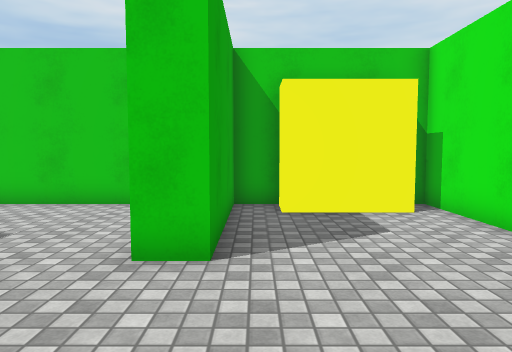
view 1 (above)

24 first-person views from a walk through a 3-D level made in the Unity game engine. The camera is 1.4 m above the floor, tilts 4° down and sees 70° across. The floor is counted in squares, 1 m on a side. Each view is taken from the middle of a square. On the plan, view 1 faces up. The plan holds only what a view shows up to about 16 squares ahead; the rest is blank. The place goes on beyond the plan. Some animated figures are not drawn. Surface patterns are stand-ins for the level's own textures.

view 2
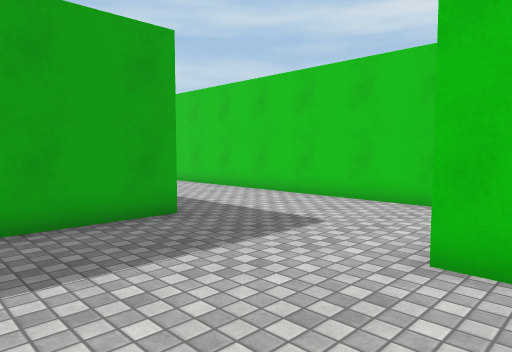

view 3
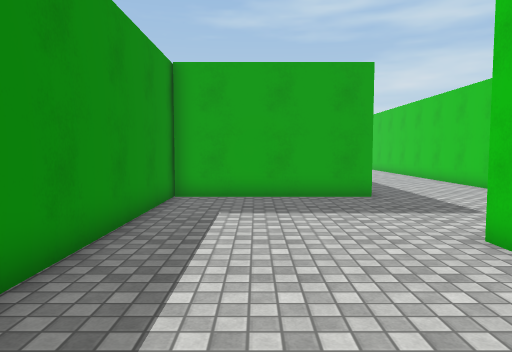

view 4
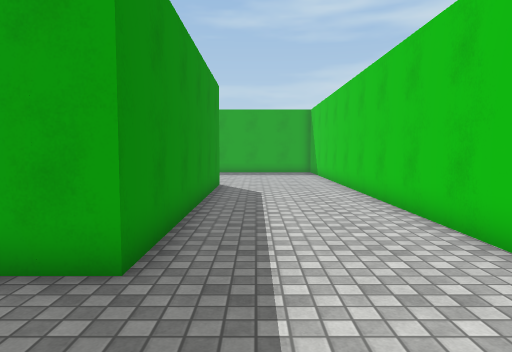

view 5
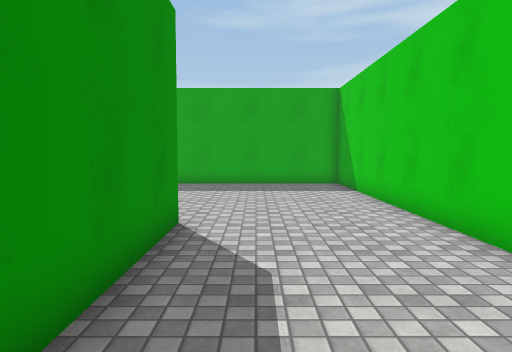

view 6
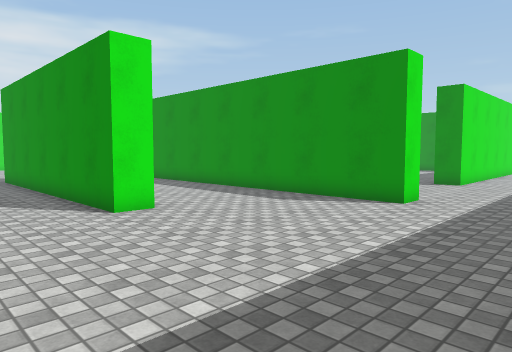

view 7
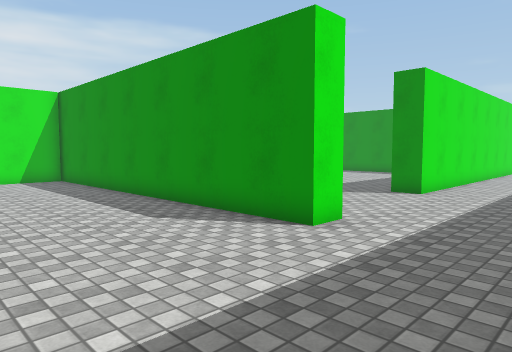

view 8
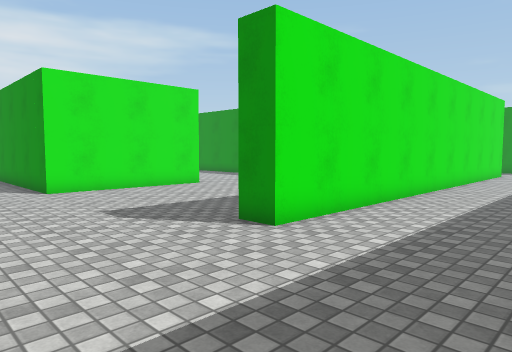

view 9
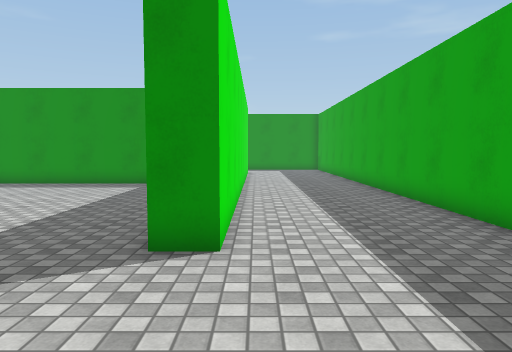

view 10
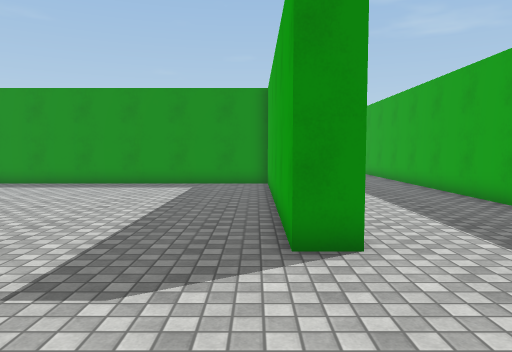

view 11
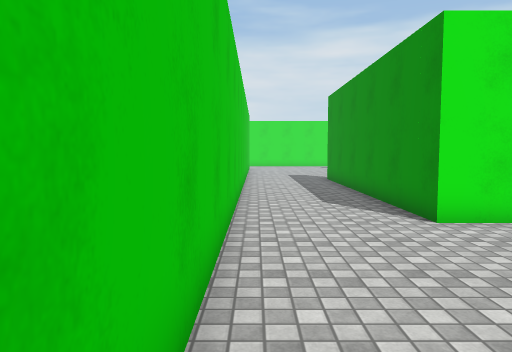

view 12
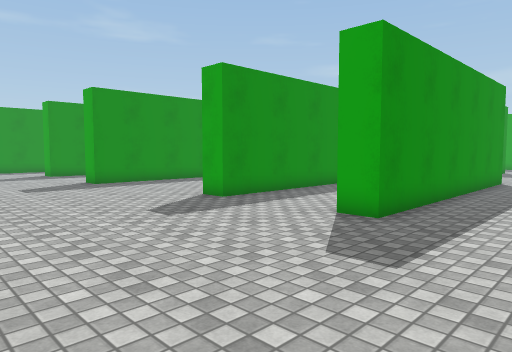

view 13
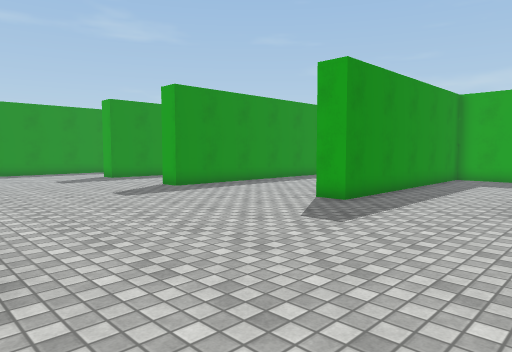

view 14
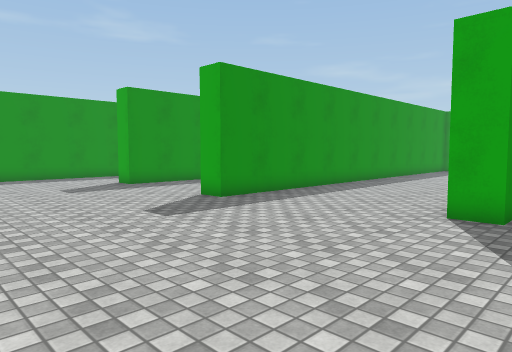

view 15
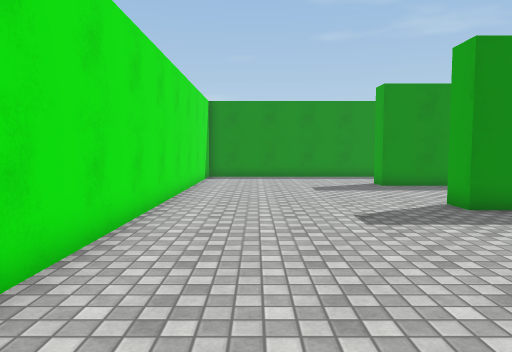

view 16
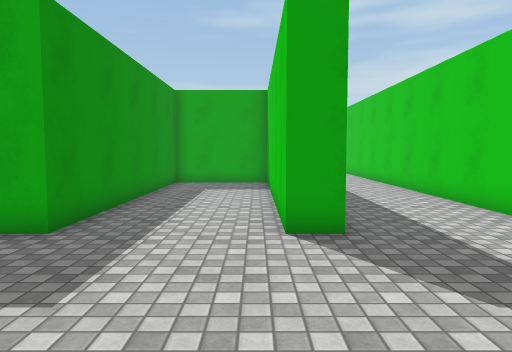

view 17
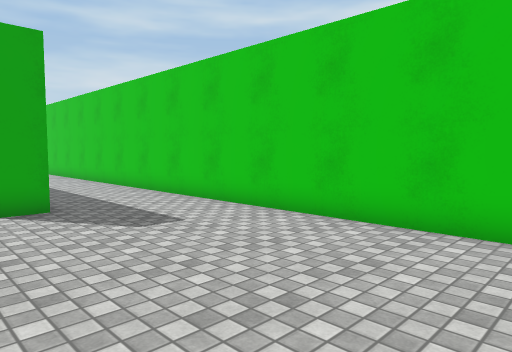

view 18
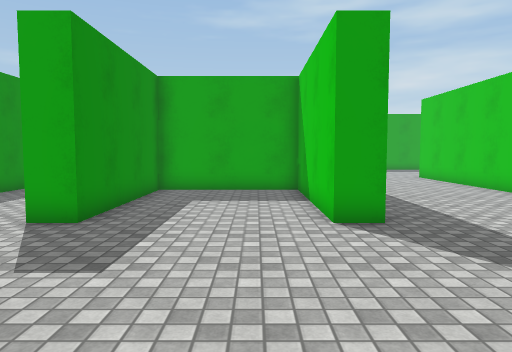

view 19
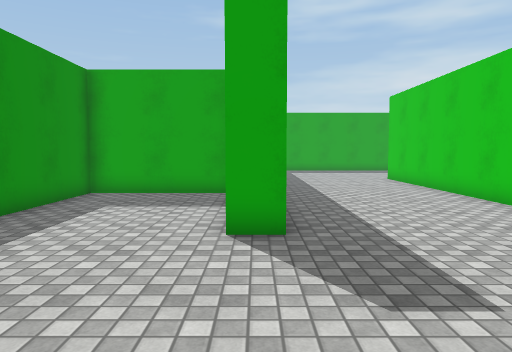

view 20
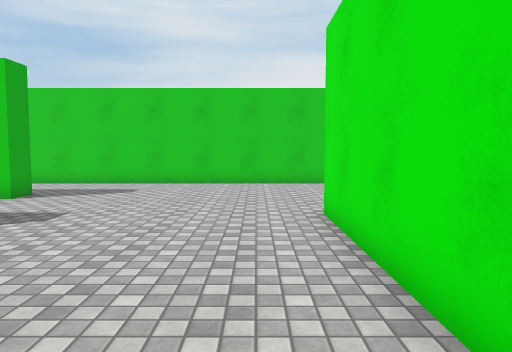

view 21
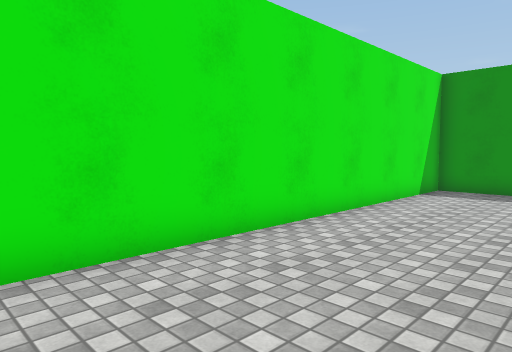

view 22
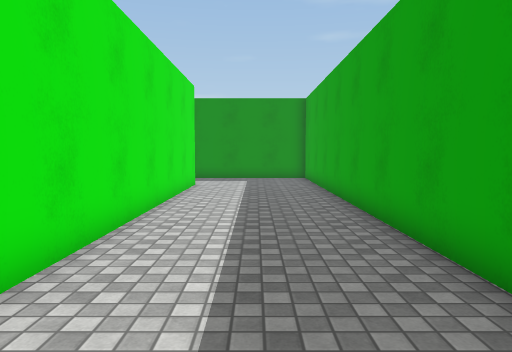

view 23
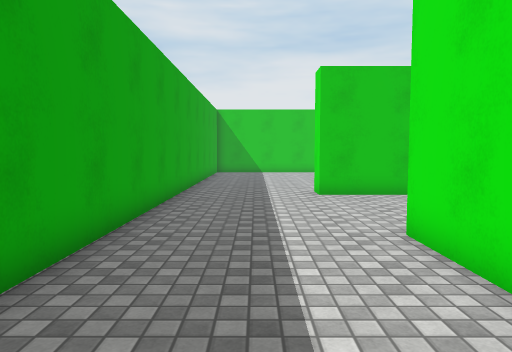

view 24
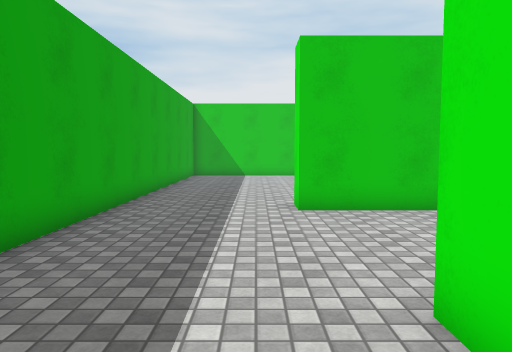

### Floor plan
Points are (right, up) in squares from view 1. A wall is a line through its corners. A room is listed if a view was taken in it or the views show most of it. See-through windows are left out.
Room 1 (views 1, 2, 3, 4, 5, 6, 7, 8, 9, 10, 11, 12, 13, 14, 15, 16, 17, 18, 19, 20, 21, 22, 23, 24)
walls: (-12, -7.4) (-12, -11.5) (-2.1, -11.5) (-2.1, -12.5); (-13, -12.5) (-13, -6.5) (-2.1, -6.5) (-2.1, -7.5) (-11.1, -7.5); (-4.2, -12.5) (-11, -12.5); (-7.2, -1.5) (0.5, -1.5); (-8, -0.8) (-8, 0.9); (-20.5, -18.5) (-1, -18.5) (-1, -19.5) (-7, -19.5) (-7, -24.4) (-1, -24.4) (-1, -25.5); (-18, 3.4) (-18, 4.5) (-7, 4.5) (-7, -1.5); (7.5, -2.5) (-22, -2.5) (-22, -1.5) (-8.8, -1.5); (-21.5, -25.9) (-21.5, -8) (-20.5, -8) (-20.5, -18.1); (-3.2, 9.5) (-26.5, 9.5) (-26.5, -27.1); (4.4, 6.2) (4.4, 9.5); (0.6, 9.5) (-0.6, 9.5) (-0.6, 4.6) (-1.6, 4.6); (3.6, 8.2) (0.6, 8.2) (0.6, 9); (6.5, -28.5) (6.5, -10)

Positions as (right, up) in squares from view 1, and headings:
1: (0, 0), facing up
2: (0, 0), facing up-left
3: (4, 1), facing left
4: (-3, 6), facing left
5: (-11, 6), facing left
6: (-26, 8), facing down-right
7: (-26, 4), facing down-right
8: (-26, -3), facing down-right
9: (-22, -3), facing down
10: (-20, -3), facing down
11: (-20, -3), facing right
12: (5, -3), facing down-left
13: (7, -6), facing down-left
14: (6, -10), facing down-left
15: (4, -10), facing down
16: (4, -8), facing left
17: (7, -9), facing up-left
18: (6, -21), facing left
19: (5, -19), facing left
20: (5, -18), facing up
21: (2, -16), facing down-right
22: (-24, -11), facing down
23: (-24, -14), facing up
24: (-23, -11), facing up
